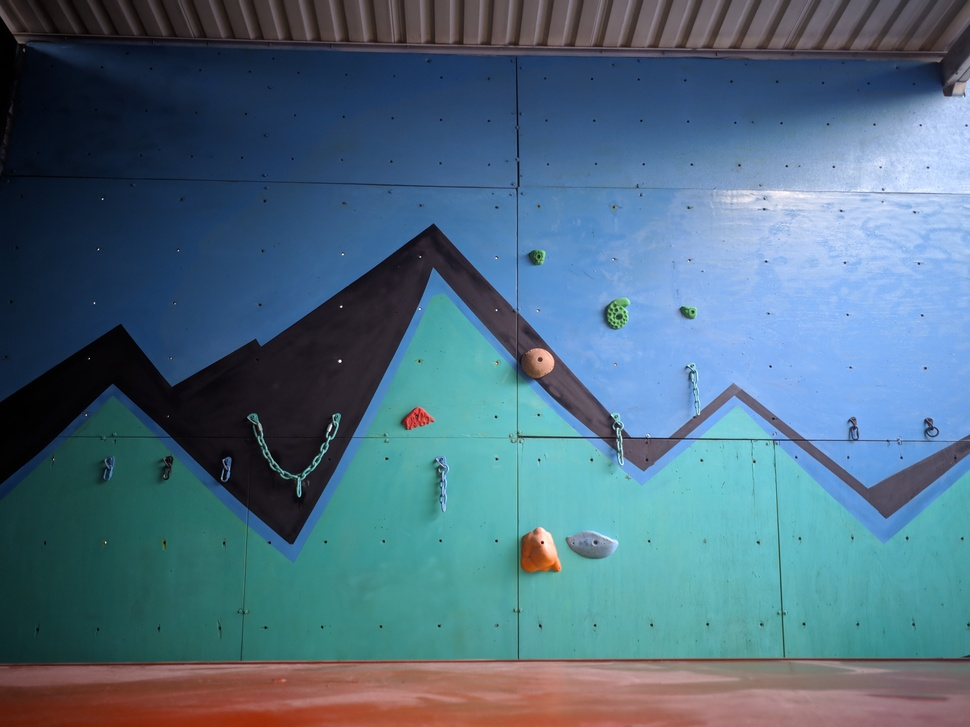
//> input picture Vision_por_computadora/07a.jpg, 970 x 727 px, shrunk from 4624 x 3466 before the run
$ ./MuroEscalada   (built with g++ and OpenCV 4)
//> lines starting //> are read from the running program, lines starting //| are printed output that depends on the picture; after the words box and inside, x2 and y2 are one past the last pixel; in counts of white or black regions, pixels touching at a corner belong together
#include "opencv2/opencv.hpp"
#include "opencv2/highgui.hpp"
#include "opencv2/highgui/highgui.hpp"
#include "opencv2/highgui/highgui_c.h"
#include <stdlib.h>
using namespace cv;


const int alpha_slider_max = 255;
int alpha_slider = 128;

int Mascara[3][3] = { { 0,  1,  0},
					  { 1,  1,  1}, /* los espacios y saltos de l韓eas no son tomados en cuenta */
					  { 0,  1,  0} };

int Mascara2[3][3] = { { 0,  0,  0},
					  { 0,  0,  0}, /* los espacios y saltos de l韓eas no son tomados en cuenta */
					  { 0,  0,  0} };

int MascaraB[3][3] =      { { 1,  1,  1},
						  { 1, -8,  1}, /* los espacios y saltos de l韓eas no son tomados en cuenta */
						  { 1,  1,  1} };
void on_trackbar(int, void*)
{

	Mat src, dst;

	std::cout << "Barra 1: " << alpha_slider << std::endl;
	Mat grayscale = cv::imread("07a.jpg", IMREAD_GRAYSCALE);
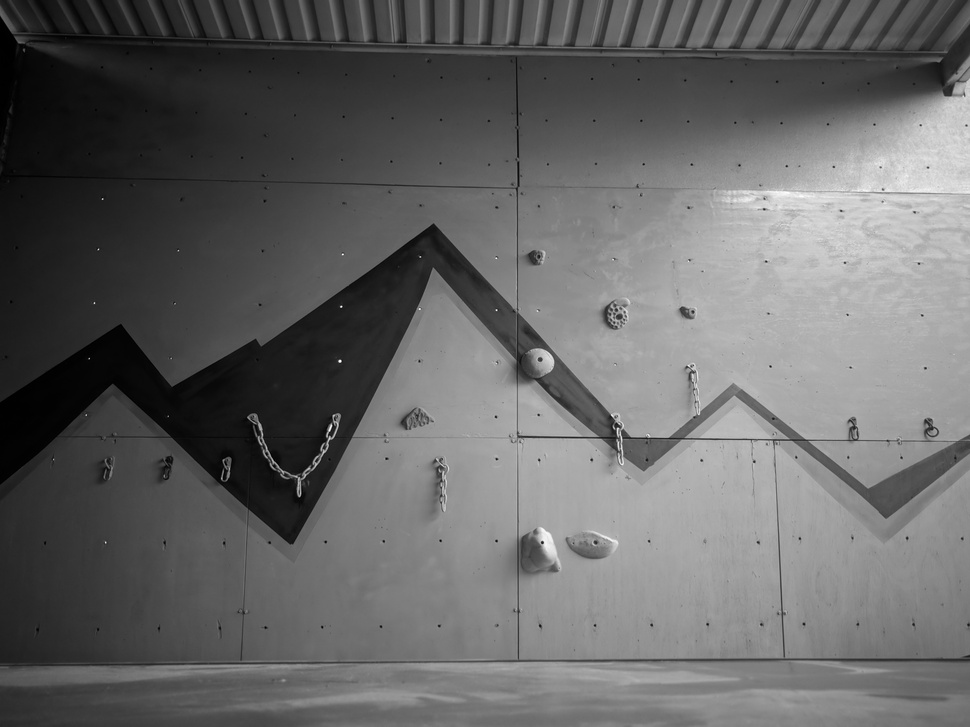
//> grayscale: 727 rows x 970 cols, CV_8UC1; min 0, max 255, mean 101.7
	imshow("grayscale", grayscale);

	GaussianBlur(grayscale, grayscale, Size(9, 9), 1.0);

	equalizeHist(grayscale, grayscale);
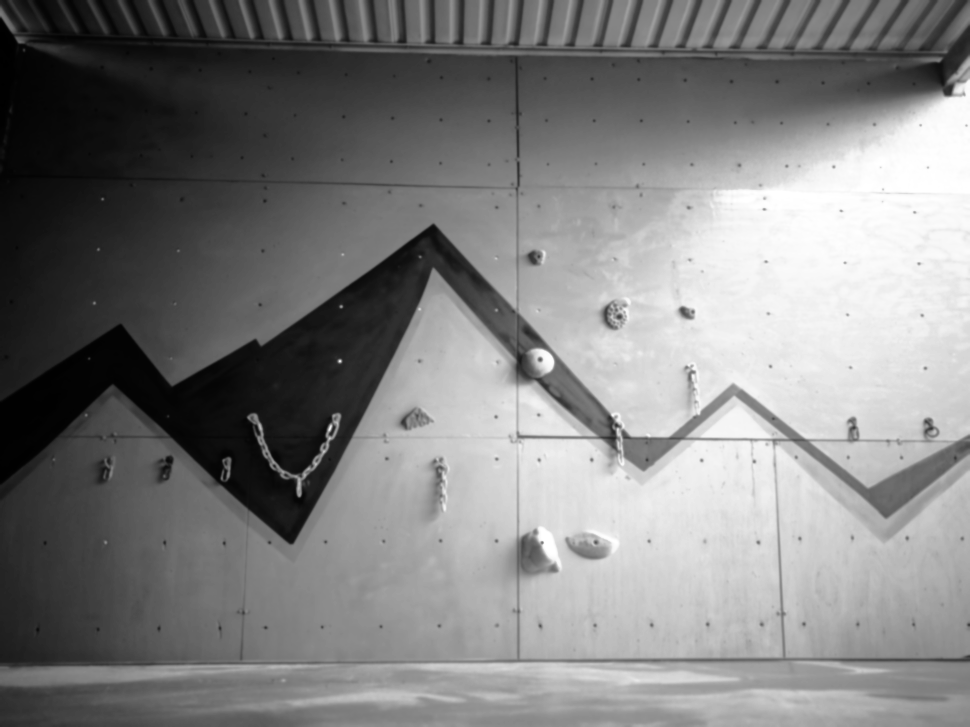
//> grayscale: 727 rows x 970 cols, CV_8UC1; min 0, max 255, mean 128.1
	imshow("Ecualizada", grayscale);


	Mat borde = Mat(grayscale.rows, grayscale.cols, CV_8U);
	int tem1, tem2, resultado1, resultado2;

	for (int x = 1; x < grayscale.cols - 1; x++) // Control de ventana
	{
		for (int y = 1; y < grayscale.rows - 1; y++) // Control de ventana
		{
			int sumatoria = 0;
			tem1 = 0; tem2 = 0;
			for (int xx = x - 1; xx <= x + 1; xx++)
			{
				for (int yy = y - 1; yy <= y + 1; yy++)
				{
					int intensidad = grayscale.at<uchar>(yy, xx);
					resultado1 = intensidad * MascaraB[tem1][tem2];
					sumatoria = sumatoria + resultado1;
					tem1++;
					//std::cout << "Intensidades " << intensidad  << std::endl;
				}tem1 = 0; tem2++;
			}
			//std::cout << "Valor viejo: " << tem << "      Valor promediado: " << sumatoria / 9 <<std::endl;
			borde.at<uchar>(y, x) = abs((sumatoria));
		}
	}
//> this loop made 968 passes
//> resultado1 on passes 1 to 3: 43, 44, 44
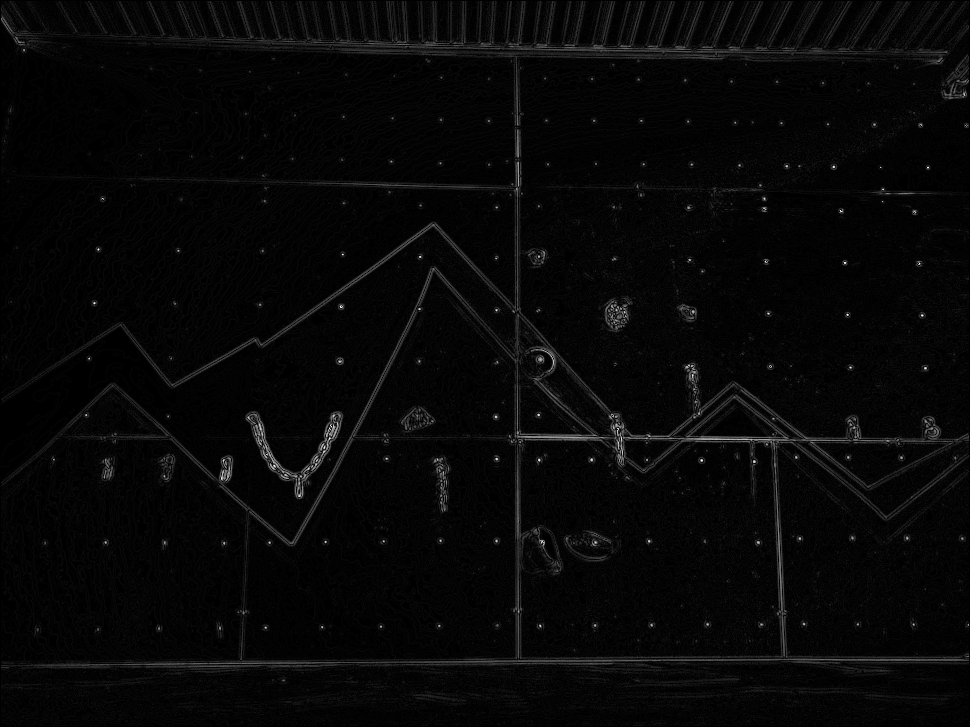
//> borde: 727 rows x 970 cols, CV_8UC1; min 0, max 255, mean 7.1
//> after the loop, tem1 = 0; tem2 = 3; resultado1 = 131


	imshow("MascaraBorde", borde);

	Mat binaria = Mat(grayscale.rows, grayscale.cols, CV_8U);
	int rango1 = alpha_slider;

	for (int x = 0; x < grayscale.cols; x++)
	{
		for (int y = 0; y < grayscale.rows; y++)
		{
			int intensidad = grayscale.at<uchar>(y, x);

			if (intensidad <= rango1)
			{
				binaria.at<uchar>(y, x) = 1;
			}
			else
			{
				binaria.at<uchar>(y, x) = 0;
			}
		}
	}
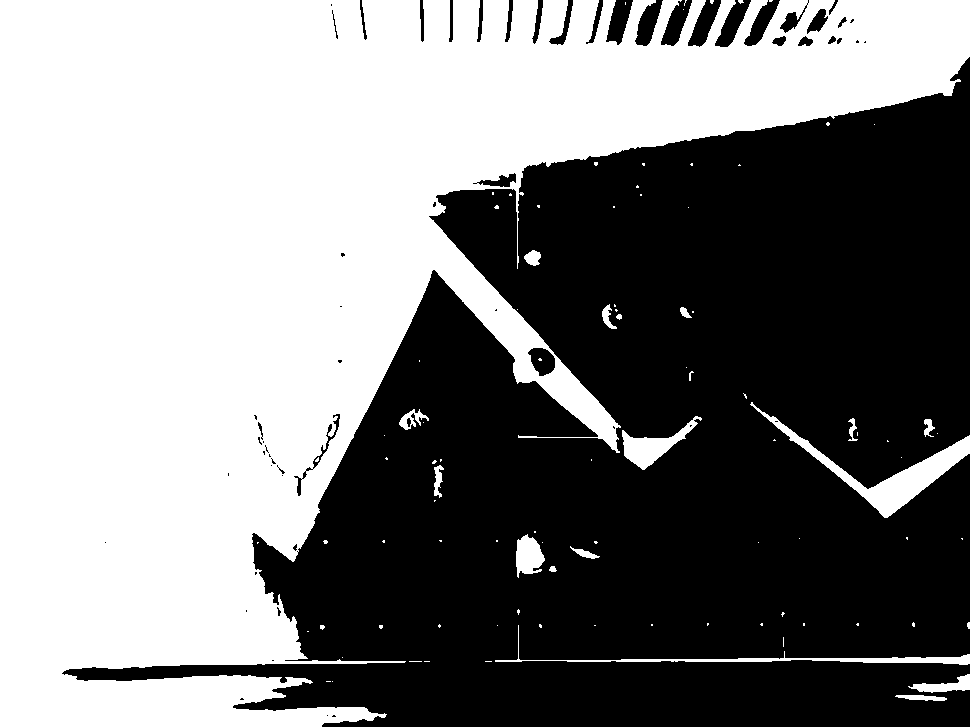
//> binaria: 727 rows x 970 cols, CV_8UC1; values 0 (black) and 1 (white), 50.3% white; 61 black regions (32 under 20 px), largest, box (x1, y1, x2, y2) and area: (62, 57, 970, 727) 342606, (688, 0, 721, 47) 742, (715, 0, 751, 47) 736

	binaria.convertTo(binaria, CV_64F);
	imshow("Binaria", binaria);
	Mat Dilatacion = Mat(grayscale.rows, grayscale.cols, CV_64F);
	double p1 = 0; int resu = 0; tem1 = 0; tem2 = 0;
	for (int i = 1; i < grayscale.cols - 1; i++)
	{
		for (int j = 1; j < grayscale.rows - 1; j++)
		{
			p1 = binaria.at<double>(j, i);
			if (1 == p1)
			{
				tem1 = i; tem2 = j;
				for (int ii = 0; ii < 3; ii++)
				{
					for (int jj = 0; jj < 3; jj++)
					{
						resu = Mascara[jj][ii];
						if (resu == 1)
						{
							int x = tem1 - 1; int y = tem2 - 1;
							Dilatacion.at<double>(y, x) = resu;
						}
						tem2++;
					}tem1++;    tem2 = j;
				}
			}
		}
	}
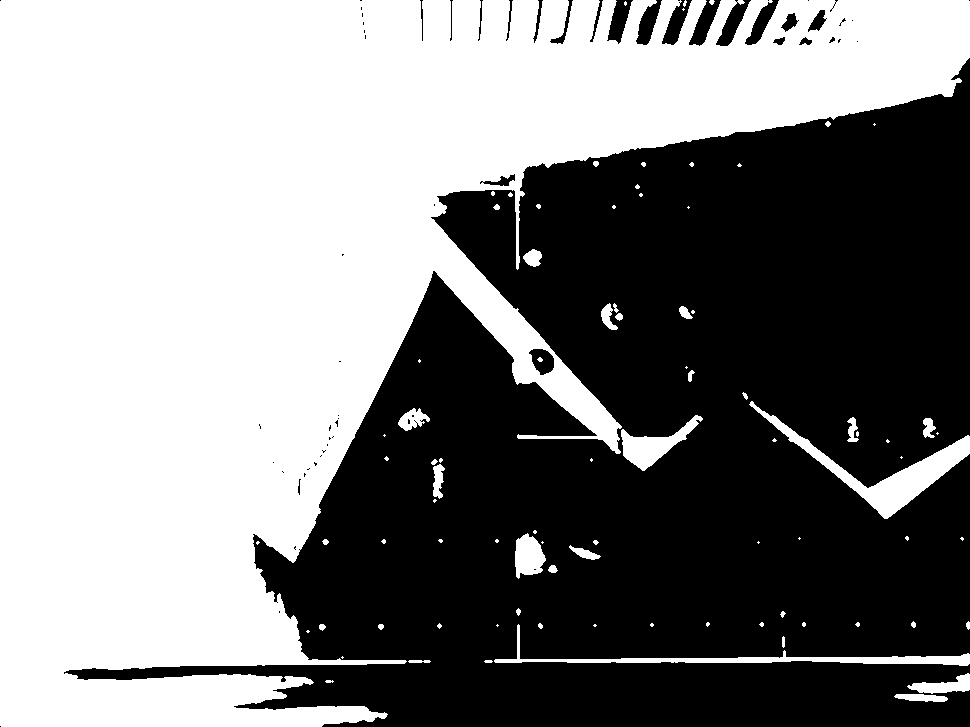
//> Dilatacion: 727 rows x 970 cols, CV_64FC1; values 0 (black) and 1 (white), 51.5% white; 62 black regions (41 under 20 px), largest, box (x1, y1, x2, y2) and area: (64, 58, 970, 727) 336286, (689, 0, 721, 46) 632, (716, 0, 751, 46) 624
//> after the loop, p1 = 0; tem1 = 971; tem2 = 689; resu = 0
	imshow("Dilatacion", Dilatacion);

	Mat Erosion = Mat(grayscale.rows, grayscale.cols, CV_64F);
	Erosion = binaria.clone();
	p1 = 0; resu = 0;  tem1 = 0; tem2=0;
	for (int i = 1; i < grayscale.cols - 1; i++)
	{
		for (int j = 1; j < grayscale.rows - 1; j++)
		{
			p1 = binaria.at<double>(j, i);
			if (0 == p1)
			{
				tem1 = i; tem2 = j;
				for (int ii = 0; ii < 3; ii++)
				{
					for (int jj = 0; jj < 3; jj++)
					{
						resu = Mascara2[jj][ii];
						//if (resu == 1)
						//{
						int x = tem1 - 1; int y = tem2 - 1;
						Erosion.at<double>(y, x) = resu;
						//}
						tem2++;
					}tem1++;    tem2 = j;
				}
			}
		}
	}
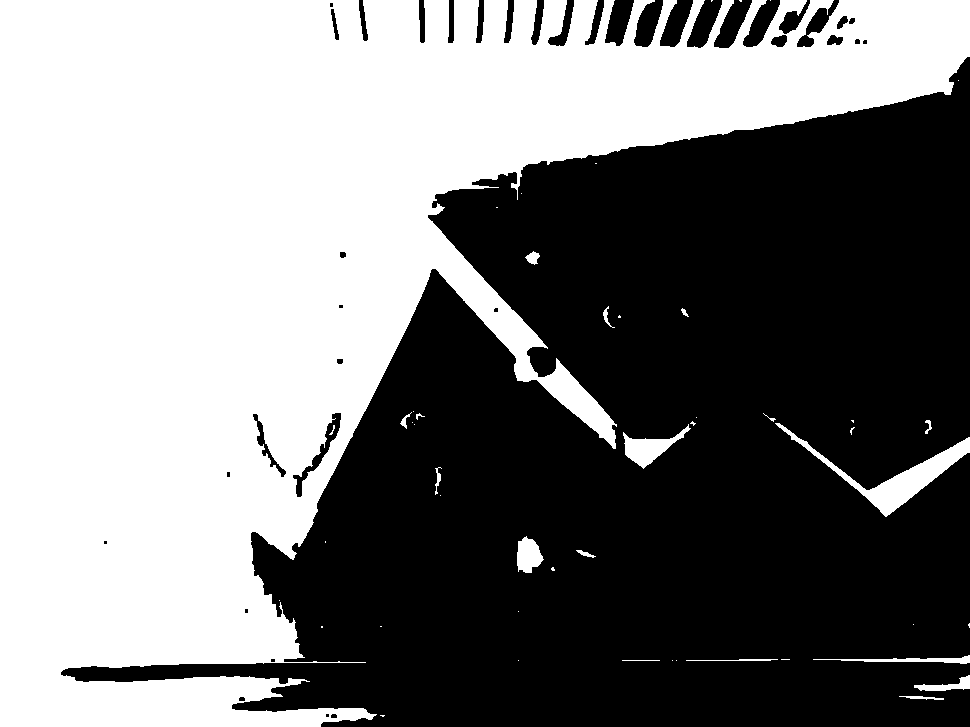
//> Erosion: 727 rows x 970 cols, CV_64FC1; values 0 (black) and 1 (white), 48.8% white; 48 white regions (29 under 20 px), largest, box (x1, y1, x2, y2) and area: (0, 0, 970, 727) 337141, (775, 423, 970, 517) 3117, (623, 424, 691, 469) 1078
//> after the loop, p1 = 0; tem1 = 971; tem2 = 725; resu = 0
	imshow("Erosion", Erosion);

}

int main(int, char**)
{
		namedWindow("Erosion", CV_WINDOW_NORMAL);
		namedWindow("Dilatacion", CV_WINDOW_NORMAL);
		namedWindow("Binaria", CV_WINDOW_NORMAL);
		namedWindow("MascaraBorde", CV_WINDOW_NORMAL);
		namedWindow("Ecualizada", CV_WINDOW_NORMAL);
		namedWindow("grayscale", CV_WINDOW_NORMAL);

		createTrackbar("Rango 1", "grayscale", &alpha_slider, alpha_slider_max, on_trackbar);

		waitKey(0);
		return 0;
}

$ run again, with Vision_por_computadora/FondoC.jpg copied over Vision_por_computadora/07a.jpg
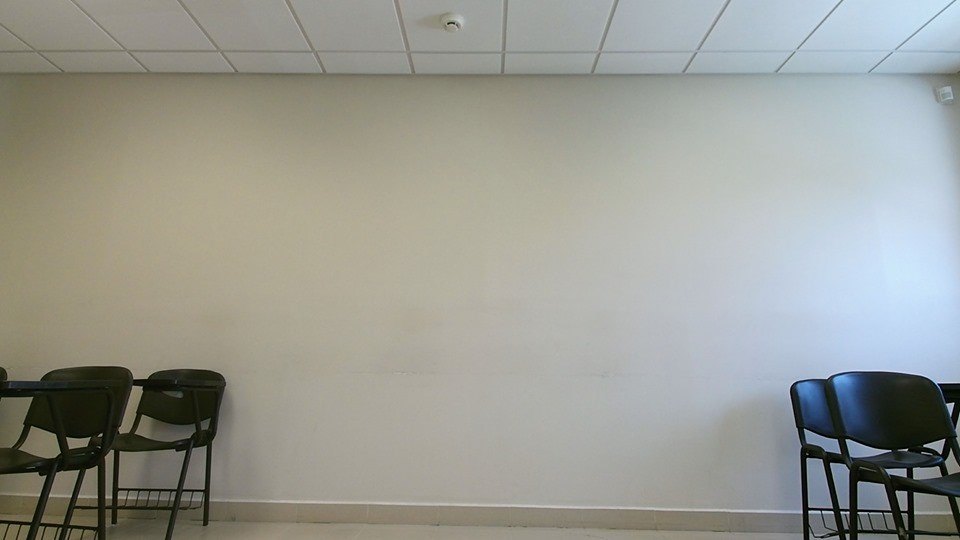
//> input picture Vision_por_computadora/FondoC.jpg, 960 x 540 px
//> the loop in on_trackbar, `for (int x = 1; x < grayscale.cols - 1; x++)` made 958 passes
//> resultado1 on passes 1 to 3: 22, 18, 18
//> after the loop in on_trackbar, `for (int x = 1; x < grayscale.cols - 1; x++)`: tem1 = 0; tem2 = 3; resultado1 = 26
//> after the loop in on_trackbar, `for (int x = 0; x < grayscale.cols; x++)`:
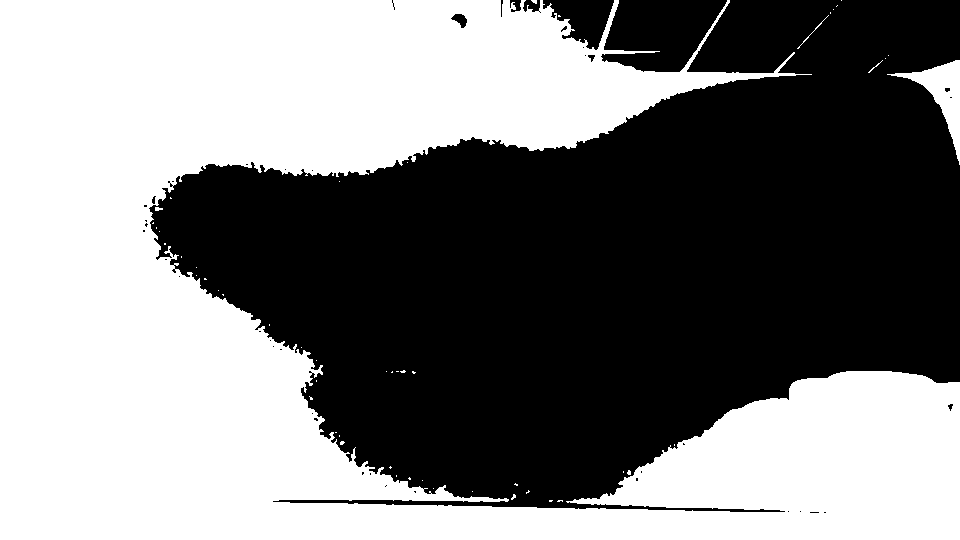
//> binaria: 540 rows x 960 cols, CV_8UC1; values 0 (black) and 1 (white), 50% white; 53 white regions (48 under 20 px), largest, box (x1, y1, x2, y2) and area: (0, 0, 960, 540) 256700, (887, 60, 960, 165) 2079, (797, 15, 829, 49) 47, (155, 207, 163, 211) 24, (868, 60, 883, 73) 23
//> after the loop in on_trackbar, `for (int i = 1; i < grayscale.cols - 1; i++)`: p1 = 1; tem1 = 961; tem2 = 538; resu = 0
//> after the loop in on_trackbar, `for (int i = 1; i < grayscale.cols - 1; i++)`:
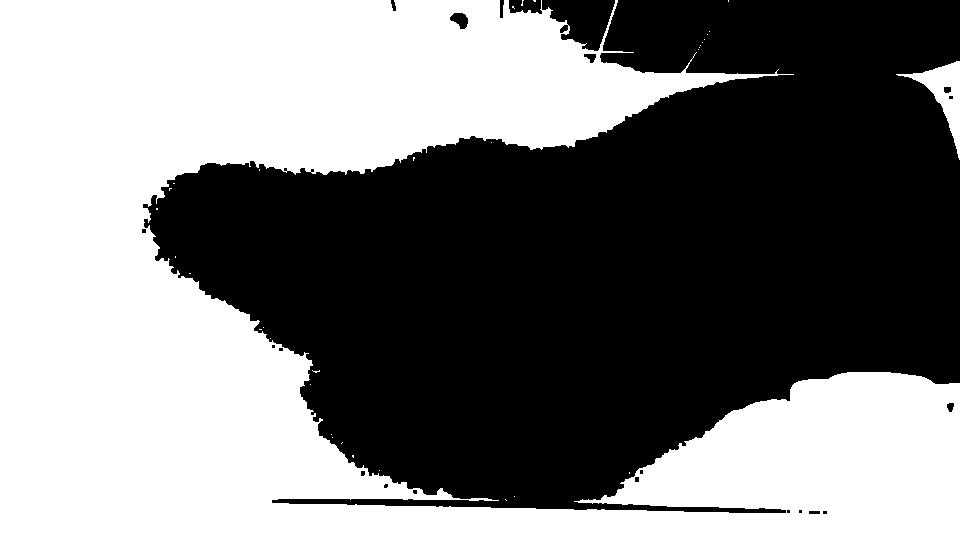
//> Erosion: 540 rows x 960 cols, CV_64FC1; values 0 (black) and 1 (white), 48.8% white; 34 white regions (32 under 20 px), largest, box (x1, y1, x2, y2) and area: (0, 0, 960, 540) 250948, (896, 61, 960, 160) 1802
//> after the loop in on_trackbar, `for (int i = 1; i < grayscale.cols - 1; i++)`: p1 = 1; tem1 = 961; tem2 = 381; resu = 0
